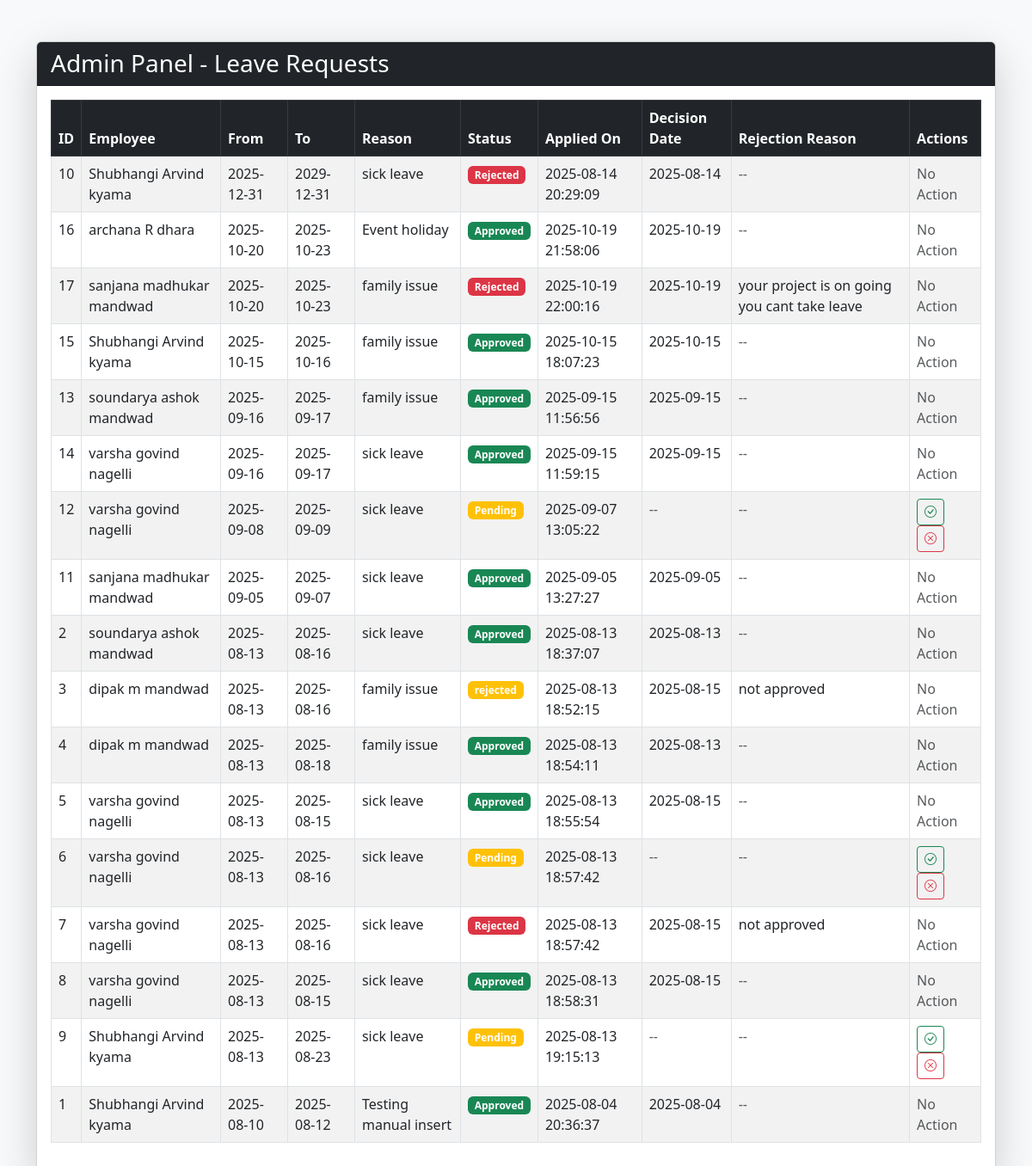
The page /admin_leave.php on the database its author committed.
### tables this page shows
CREATE TABLE IF NOT EXISTS `leave_requests` (
  `id` int NOT NULL AUTO_INCREMENT,
  `employee_id` int DEFAULT NULL,
  `from_date` date DEFAULT NULL,
  `to_date` date DEFAULT NULL,
  `leave_reason` varchar(255) DEFAULT NULL,
  `status` varchar(50) DEFAULT 'Pending',
  `applied_on` datetime DEFAULT CURRENT_TIMESTAMP,
  `decision_date` date DEFAULT NULL,
  `is_notified` tinyint(1) DEFAULT '0',
  `rejection_reason` text,
  `seen` tinyint(1) DEFAULT '0',
  PRIMARY KEY (`id`)
);

CREATE TABLE IF NOT EXISTS `employees` (
  `id` int NOT NULL AUTO_INCREMENT,
  `employee_id` varchar(50) DEFAULT NULL,
  `candidate_id` int DEFAULT NULL,
  `full_name` varchar(100) DEFAULT NULL,
  `email` varchar(100) DEFAULT NULL,
  `password` varchar(255) DEFAULT NULL,
  `contact` varchar(15) DEFAULT NULL,
  `gender` varchar(10) DEFAULT NULL,
  `qualification` varchar(100) DEFAULT NULL,
  `dob` date DEFAULT NULL,
  `photo` varchar(255) DEFAULT NULL,
  `experience_status` enum('Yes','No') DEFAULT NULL,
  `experience_details` text,
  `created_at` datetime DEFAULT CURRENT_TIMESTAMP,
  `job_id` int DEFAULT NULL,
  `account_no` varchar(30) DEFAULT NULL,
  `ifsc_code` varchar(15) DEFAULT NULL,
  `bank_name` varchar(100) DEFAULT NULL,
  PRIMARY KEY (`id`),
  UNIQUE KEY `employee_id` (`employee_id`),
  UNIQUE KEY `email` (`email`),
  KEY `candidate_id` (`candidate_id`)
);

### admin_leave.php (the view, shortened to what this page needs)
<?php
$conn = new mysqli('localhost', 'root', '', 'company_db');
$sql = "SELECT lr.*, e.full_name AS employee_name
        FROM leave_requests lr
        JOIN employees e ON lr.employee_id = e.id
        ORDER BY from_date DESC";
$result = $conn->query($sql);
?>
<!DOCTYPE html>
<html lang="en">
<head>
    <link href="https://cdn.jsdelivr.net/npm/bootstrap@5.3.0/dist/css/bootstrap.min.css" rel="stylesheet">
    <link href="https://cdn.jsdelivr.net/npm/bootstrap-icons@1.10.5/font/bootstrap-icons.css" rel="stylesheet">
</head>
<body class="bg-light">
<div class="container py-5">
    <div class="card shadow-lg">
        <div class="card-header bg-dark text-white">
            <h3 class="mb-0">Admin Panel - Leave Requests</h3>
        </div>
        <div class="card-body">
            <table class="table table-bordered table-striped">
                <thead class="table-dark">
                    <tr>
                        <th>ID</th>
                        <th>Employee</th>
                        <th>From</th>
                        <th>To</th>
                        <th>Reason</th>
                        <th>Status</th>
                        <th>Applied On</th>
                        <th>Decision Date</th>
                        <th>Rejection Reason</th>
                        <th>Actions</th>
                    </tr>
                </thead>
                <tbody>
                <?php if ($result && $result->num_rows > 0): ?>
                    <?php while ($row = $result->fetch_assoc()): ?>
                        <?php
                            switch ($row['status']) {
                                case 'Approved': $badge = 'success'; break;
                                case 'Rejected': $badge = 'danger'; break;
                                default: $badge = 'warning'; break;
                            }
                        ?>
                       <tr>
    <td><?= (int)$row['id'] ?></td>
    <td><?= htmlspecialchars($row['employee_name'] ?? '') ?></td>
    <td><?= htmlspecialchars($row['from_date'] ?? '') ?></td>
    <td><?= htmlspecialchars($row['to_date'] ?? '') ?></td>
    <td><?= htmlspecialchars($row['leave_reason'] ?? '') ?></td>
    <td><span class="badge bg-<?= $badge ?>"><?= htmlspecialchars($row['status'] ?? '') ?></span></td>
    <td><?= htmlspecialchars($row['applied_on'] ?? '') ?></td>
    <td><?= !empty($row['decision_date']) ? htmlspecialchars($row['decision_date']) : '<span class="text-muted">--</span>' ?></td>
    <td><?= !empty($row['rejection_reason']) ? htmlspecialchars($row['rejection_reason']) : '<span class="text-muted">--</span>' ?></td>
                        <td>
                                <?php if ($row['status'] === 'Pending'): ?>
                                    <a href="?id=<?= (int)$row['id'] ?>&action=approve"
                                       class="btn btn-outline-success btn-sm" title="Approve"
                                       onclick="return confirm('Approve this leave request?');">
                                        <i class="bi bi-check-circle"></i>
                                    </a>
                                    <a href="#"
                                       class="btn btn-outline-danger btn-sm" title="Reject"
                                       onclick="return confirmReject(<?= (int)$row['id'] ?>);">
                                        <i class="bi bi-x-circle"></i>
                                    </a>
                                <?php else: ?>
                                    <span class="text-muted">No Action</span>
                                <?php endif; ?>
                            </td>
                        </tr>
                    <?php endwhile; ?>
                <?php else: ?>
                    <tr><td colspan="10" class="text-center">No leave requests found.</td></tr>
                <?php endif; ?>
                </tbody>
            </table>
        </div>
    </div>
</div>
</body>
</html>

### admin_leave.php (style rules this page uses)
.table thead th { position: sticky; top: 0; z-index: 2; background: #212529; color: #fff; }

### rows shown on the page
leave_requests: id "10", employee.full_name "Shubhangi Arvind kyama", from_date "2025-12-31", to_date "2029-12-31", leave_reason "sick leave", status "Rejected", applied_on "2025-08-14 20:29:09", decision_date "2025-08-14", shows "No Action"
leave_requests: id "16", employee.full_name "archana R dhara", from_date "2025-10-20", to_date "2025-10-23", leave_reason "Event holiday", status "Approved", applied_on "2025-10-19 21:58:06", decision_date "2025-10-19", shows "No Action"
leave_requests: id "17", employee.full_name "sanjana madhukar mandwad", from_date "2025-10-20", to_date "2025-10-23", leave_reason "family issue", status "Rejected", applied_on "2025-10-19 22:00:16", decision_date "2025-10-19", rejection_reason "your project is on going you cant take leave", shows "No Action"
leave_requests: id "15", employee.full_name "Shubhangi Arvind kyama", from_date "2025-10-15", to_date "2025-10-16", leave_reason "family issue", status "Approved", applied_on "2025-10-15 18:07:23", decision_date "2025-10-15", shows "No Action"
leave_requests: id "13", employee.full_name "soundarya ashok mandwad", from_date "2025-09-16", to_date "2025-09-17", leave_reason "family issue", status "Approved", applied_on "2025-09-15 11:56:56", decision_date "2025-09-15", shows "No Action"
leave_requests: id "14", employee.full_name "varsha govind nagelli", from_date "2025-09-16", to_date "2025-09-17", leave_reason "sick leave", status "Approved", applied_on "2025-09-15 11:59:15", decision_date "2025-09-15", shows "No Action"
leave_requests: id "12", employee.full_name "varsha govind nagelli", from_date "2025-09-08", to_date "2025-09-09", leave_reason "sick leave", status "Pending", applied_on "2025-09-07 13:05:22"
leave_requests: id "11", employee.full_name "sanjana madhukar mandwad", from_date "2025-09-05", to_date "2025-09-07", leave_reason "sick leave", status "Approved", applied_on "2025-09-05 13:27:27", decision_date "2025-09-05", shows "No Action"
leave_requests: id "2", employee.full_name "soundarya ashok mandwad", from_date "2025-08-13", to_date "2025-08-16", leave_reason "sick leave", status "Approved", applied_on "2025-08-13 18:37:07", decision_date "2025-08-13", shows "No Action"
leave_requests: id "3", employee.full_name "dipak m mandwad", from_date "2025-08-13", to_date "2025-08-16", leave_reason "family issue", status "rejected", applied_on "2025-08-13 18:52:15", decision_date "2025-08-15", rejection_reason "not approved", shows "No Action"
leave_requests: id "4", employee.full_name "dipak m mandwad", from_date "2025-08-13", to_date "2025-08-18", leave_reason "family issue", status "Approved", applied_on "2025-08-13 18:54:11", decision_date "2025-08-13", shows "No Action"
leave_requests: id "5", employee.full_name "varsha govind nagelli", from_date "2025-08-13", to_date "2025-08-15", leave_reason "sick leave", status "Approved", applied_on "2025-08-13 18:55:54", decision_date "2025-08-15", shows "No Action"
leave_requests: id "6", employee.full_name "varsha govind nagelli", from_date "2025-08-13", to_date "2025-08-16", leave_reason "sick leave", status "Pending", applied_on "2025-08-13 18:57:42"
leave_requests: id "7", employee.full_name "varsha govind nagelli", from_date "2025-08-13", to_date "2025-08-16", leave_reason "sick leave", status "Rejected", applied_on "2025-08-13 18:57:42", decision_date "2025-08-15", rejection_reason "not approved", shows "No Action"
leave_requests: id "8", employee.full_name "varsha govind nagelli", from_date "2025-08-13", to_date "2025-08-15", leave_reason "sick leave", status "Approved", applied_on "2025-08-13 18:58:31", decision_date "2025-08-15", shows "No Action"
leave_requests: id "9", employee.full_name "Shubhangi Arvind kyama", from_date "2025-08-13", to_date "2025-08-23", leave_reason "sick leave", status "Pending", applied_on "2025-08-13 19:15:13"
leave_requests: id "1", employee.full_name "Shubhangi Arvind kyama", from_date "2025-08-10", to_date "2025-08-12", leave_reason "Testing manual insert", status "Approved", applied_on "2025-08-04 20:36:37", decision_date "2025-08-04", shows "No Action"
